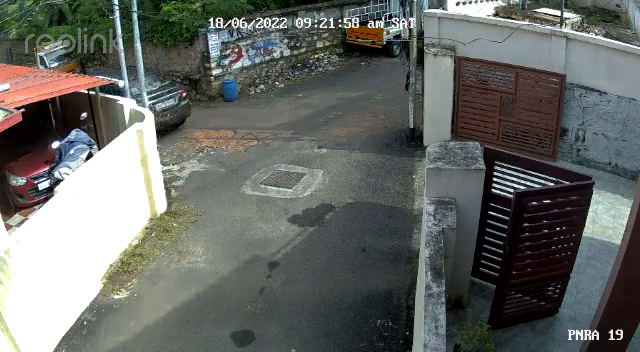
#> input picture frame 210 of sample.mp4, 640 x 352 px
$ python debug_contours.py
#> lines starting #> are read from the running program, lines starting #| are printed output that depends on the picture; after the words box and inside, x2 and y2 are one past the last pixel; in counts of white or black regions, pixels touching at a corner belong together
"""
Debug script to inspect candidate plate crops from the grey car
in the test video. Saves all candidate crops to files.
"""

import os
import cv2
import numpy as np

VIDEO_PATH = "sample.mp4"
DEBUG_DIR = "debug_crops"
os.makedirs(DEBUG_DIR, exist_ok=True)

cap = cv2.VideoCapture(VIDEO_PATH)

# Let's search frames 210 to 260 where the grey car (ID 5/6) passes the camera
for fnum in range(210, 260, 2):
    cap.set(cv2.CAP_PROP_POS_FRAMES, fnum)
    ret, frame = cap.read()
    if not ret:
        break

    # Let's locate the grey car manually using a bounding box approximate to what YOLO found:
    # From diagnostic: Frame 250: bbox=(192, 79, 310, 201)
    # Let's search around that region in the frame
    # We will look at x: 170-330, y: 70-220
    h, w = frame.shape[:2]
    vx1, vy1, vx2, vy2 = 170, 70, 330, 220
    vehicle_crop = frame[vy1:vy2, vx1:vx2]

    # Run the edge-based and morph-based contour detection on this crop
    crop_h, crop_w = vehicle_crop.shape[:2]

    # Preprocess
    scale = 2.0
    work_crop = cv2.resize(vehicle_crop, None, fx=scale, fy=scale, interpolation=cv2.INTER_CUBIC)
    gray = cv2.cvtColor(work_crop, cv2.COLOR_BGR2GRAY)

    # 1. Try Canny Edge detection
    bilateral = cv2.bilateralFilter(gray, 11, 17, 17)
    edges = cv2.Canny(bilateral, 30, 150)
    kernel = cv2.getStructuringElement(cv2.MORPH_RECT, (3, 3))
    edges = cv2.dilate(edges, kernel, iterations=2)
    contours_edge, _ = cv2.findContours(edges, cv2.RETR_TREE, cv2.CHAIN_APPROX_SIMPLE)

    # 2. Try Morphological closing detection
    clahe = cv2.createCLAHE(clipLimit=3.0, tileGridSize=(8, 8))
    enhanced = clahe.apply(gray)
    binary = cv2.adaptiveThreshold(enhanced, 255, cv2.ADAPTIVE_THRESH_GAUSSIAN_C, cv2.THRESH_BINARY_INV, 15, 5)
    kernel_close = cv2.getStructuringElement(cv2.MORPH_RECT, (15, 5))
    closed = cv2.morphologyEx(binary, cv2.MORPH_CLOSE, kernel_close)
    contours_morph, _ = cv2.findContours(closed, cv2.RETR_EXTERNAL, cv2.CHAIN_APPROX_SIMPLE)

    # Let's evaluate contours and save candidates
    all_contours = [("edge", contours_edge), ("morph", contours_morph)]
    count = 0
    for name, contours in all_contours:
        for i, contour in enumerate(contours):
            area = cv2.contourArea(contour)
            if area < 100:
                continue
            peri = cv2.arcLength(contour, True)
            approx = cv2.approxPolyDP(contour, 0.03 * peri, True)
            x, y, w_box, h_box = cv2.boundingRect(approx)

            if h_box == 0 or w_box == 0:
                continue

            ar = w_box / h_box
            if 1.5 <= ar <= 7.0 and w_box >= 20 and h_box >= 8:
                # Save this crop
                candidate = work_crop[y:y+h_box, x:x+w_box]
                filename = os.path.join(DEBUG_DIR, f"frame_{fnum}_{name}_c{i}_ar_{ar:.1f}_area_{int(area)}.jpg")
                cv2.imwrite(filename, candidate)
                count += 1
#> this loop made 25 passes
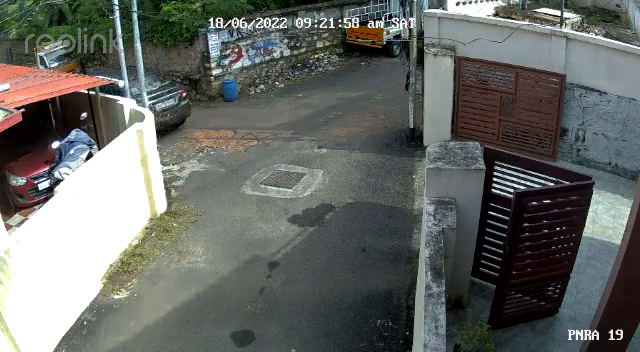
#> input picture frame 210 of sample.mp4, 640 x 352 px
#> pass 1, `gray = cv2.cvtColor(work_crop, cv2.COLOR_BGR2GRAY)`:
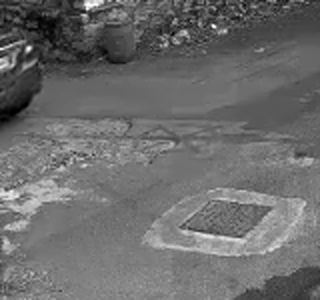
#> gray: shape (300, 320); min 0, max 255, mean 107.8
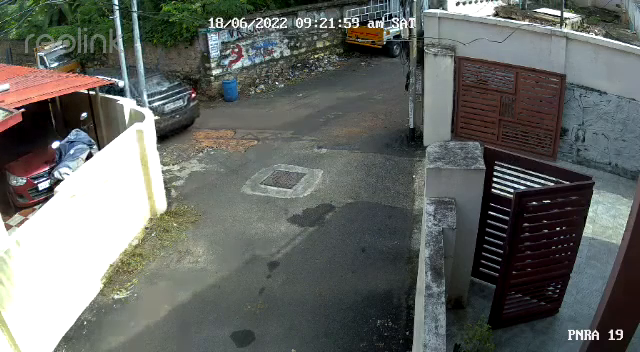
#> input picture frame 212 of sample.mp4, 640 x 352 px
#> after the loop:
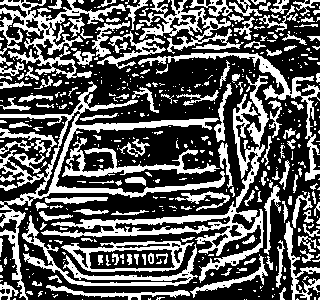
#> binary: shape (300, 320); 36.1% white; 506 white regions (366 under 20 px), largest, box (x1, y1, x2, y2) and area: (41, 75, 269, 283) 4847, (0, 81, 225, 300) 4771, (0, 0, 126, 79) 2626
#> after the loop:
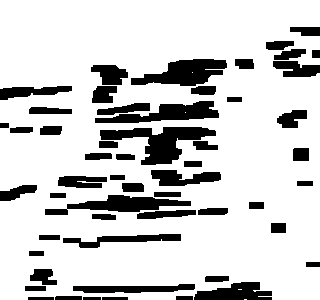
#> closed: shape (300, 320); 80.9% white; 54 black regions, largest, box (x1, y1, x2, y2) and area: (100, 127, 216, 165) 1921, (131, 59, 227, 86) 1559, (45, 195, 191, 215) 1367
#> after the loop:
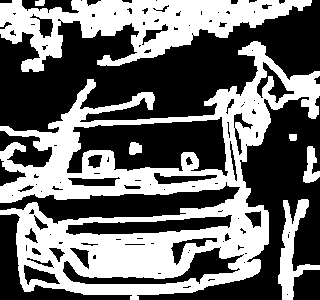
#> edges: shape (300, 320); 42.9% white; 7 white regions, largest, box (x1, y1, x2, y2) and area: (0, 41, 320, 300) 29028, (0, 0, 312, 72) 10092, (278, 199, 320, 300) 1508
#> after the loop:
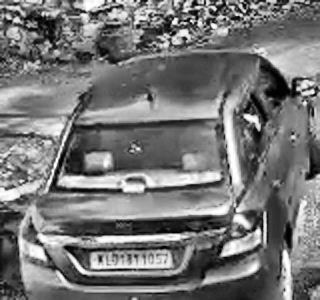
#> enhanced: shape (300, 320); min 0, max 255, mean 118.5
#> after the loop:
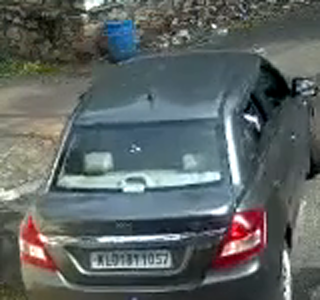
#> work_crop: shape (300, 320, 3); mean B, G, R 100.4, 100.9, 93.3

print(f"Saved candidate crops to {DEBUG_DIR}")
#| Saved candidate crops to debug_crops
cap.release()

$ run again, starting later in the video
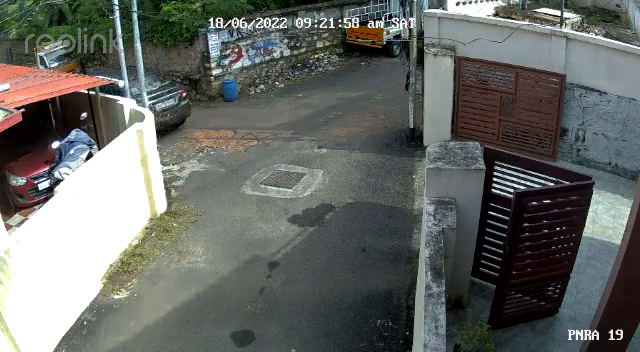
#> input picture frame 210 of sample.mp4, 640 x 352 px
#> the loop `for fnum in range(210, 260, 2):` made 25 passes
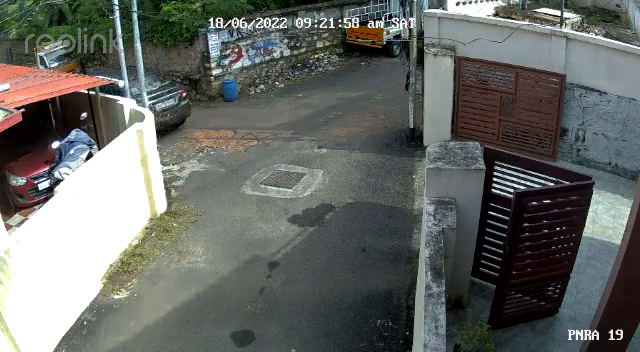
#> input picture frame 210 of sample.mp4, 640 x 352 px
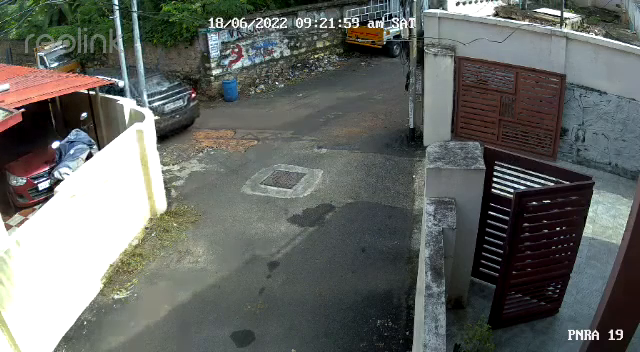
#> input picture frame 212 of sample.mp4, 640 x 352 px
#| Saved candidate crops to debug_crops

$ run again, starting later in the video
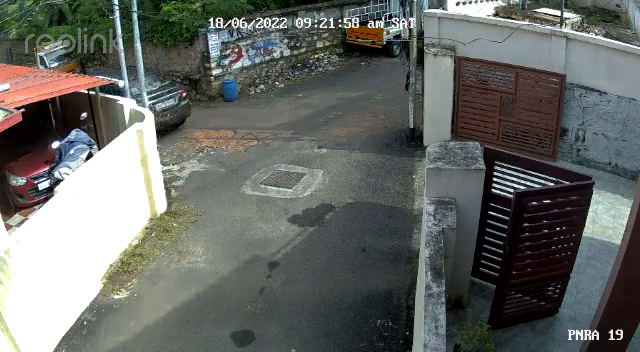
#> input picture frame 210 of sample.mp4, 640 x 352 px
#> the loop `for fnum in range(210, 260, 2):` made 25 passes
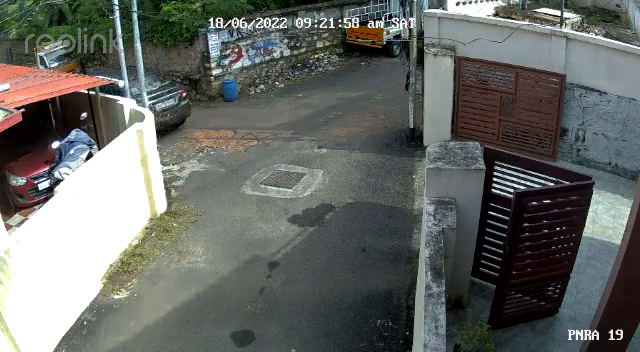
#> input picture frame 210 of sample.mp4, 640 x 352 px
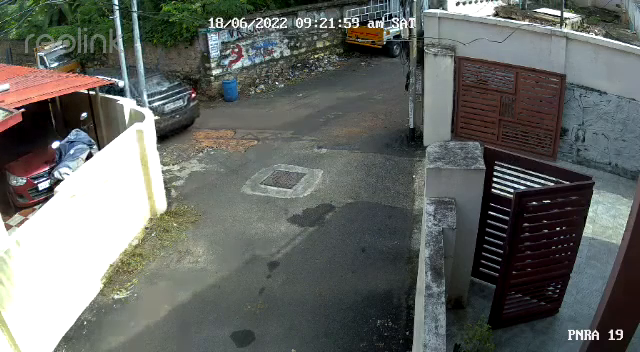
#> input picture frame 212 of sample.mp4, 640 x 352 px
#| Saved candidate crops to debug_crops
